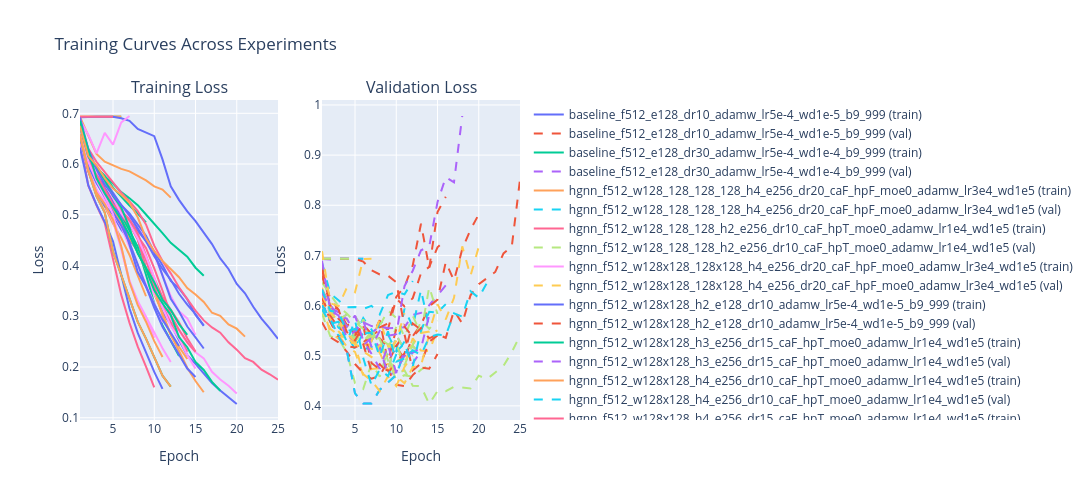
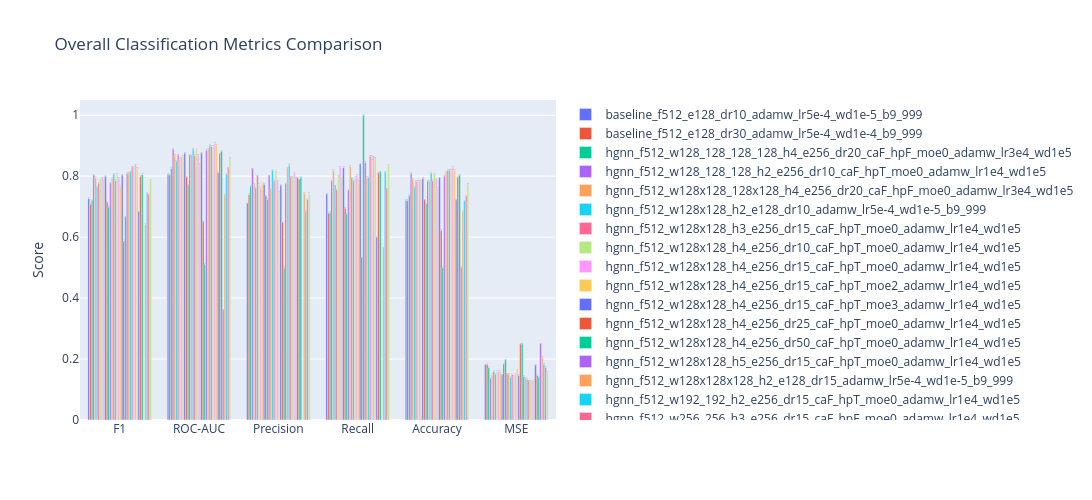
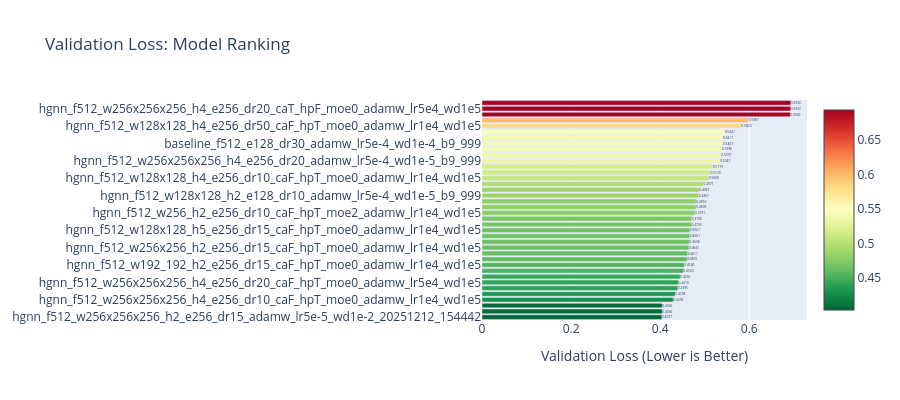

The cell these charts' notebook holds for them, in order:
### Markdown cell above
## 11. Results Analysis and Visualization

### Code cell
# ============================================
# Fashion Classification Model: Metrics Analysis Function
# ============================================

import json
from pathlib import Path
import pandas as pd
import numpy as np
import plotly.graph_objects as go
from plotly.subplots import make_subplots

def analyze_classification_models(parent_folder: str):
    """
    Generate comprehensive metrics graphs and summaries for classification models.
    
    Args:
        parent_folder: Path to parent folder containing experiment subdirectories
    
    Returns:
        dict: all_experiments with loaded data from all folders
    
    Generates files in 'parent_folder/comparison/' folder:
        - training_curves.html & .png: Train/Val loss across experiments
        - metrics_comparison.html & .png: Overall metrics (F1, ROC-AUC, Precision, Recall, etc)
        - val_loss_ranking.html & .png: Model ranking by validation loss
        - classification_metrics_summary.csv: Summary table of all metrics
    """
    
    parent_dir = Path(parent_folder)
    outputs_dir = parent_dir / "comparison"
    outputs_dir.mkdir(parents=True, exist_ok=True)
    
    exp_dirs = sorted([d for d in parent_dir.iterdir() if d.is_dir() and d.name != "comparison"])
    
    if not exp_dirs:
        print(f"❌ No experiment folders found in {parent_folder}")
        return {}
    
    print(f"Found {len(exp_dirs)} experiments:")
    for d in exp_dirs:
        print(f"  - {d.name}")
    
    # Load all experiment data
    all_experiments = {}
    for exp_dir in exp_dirs:
        try:
            with open(exp_dir / "history.json") as f:
                history = json.load(f)
            with open(exp_dir / "metrics.json") as f:
                metrics = json.load(f)
            with open(exp_dir / "summary.json") as f:
                summary = json.load(f)
            all_experiments[exp_dir.name] = {
                "history": history,
                "metrics": metrics,
                "summary": summary
            }
        except Exception as e:
            print(f"  ⚠️  Error loading {exp_dir.name}: {e}")
    
    print(f"\n✅ Loaded {len(all_experiments)} experiments successfully\n")
    
    # ===== Plot training curves =====
    print("📊 Generating training curves...")
    fig = make_subplots(
        rows=1, cols=2,
        subplot_titles=("Training Loss", "Validation Loss"),
        specs=[[{"secondary_y": False}, {"secondary_y": False}]]
    )
    
    for exp_name, data in all_experiments.items():
        hist = data["history"]
        epochs = list(range(1, len(hist["train_loss"]) + 1))
        
        fig.add_trace(
            go.Scatter(
                x=epochs,
                y=hist["train_loss"],
                mode="lines",
                name=f"{exp_name} (train)",
                line=dict(width=2)
            ),
            row=1, col=1
        )
        
        if "val_loss" in hist:
            fig.add_trace(
                go.Scatter(
                    x=epochs,
                    y=hist["val_loss"],
                    mode="lines",
                    name=f"{exp_name} (val)",
                    line=dict(width=2, dash="dash")
                ),
                row=1, col=2
            )
    
    fig.update_xaxes(title_text="Epoch", row=1, col=1)
    fig.update_xaxes(title_text="Epoch", row=1, col=2)
    fig.update_yaxes(title_text="Loss", row=1, col=1)
    fig.update_yaxes(title_text="Loss", row=1, col=2)
    fig.update_layout(height=500, width=1400, title_text="Training Curves Across Experiments")
    fig.write_html(str(outputs_dir / "training_curves.html"))
    fig.write_image(str(outputs_dir / "training_curves.png"), width=1400, height=500)
    fig.write_image(str(outputs_dir / "training_curves.jpg"), width=1400, height=500)
    fig.show()
    print("  ✅ Saved: training_curves.html, training_curves.png, training_curves.jpg")
    
    # ===== Metrics comparison =====
    print("\n📊 Generating overall metrics comparison...")
    fig = go.Figure()
    
    metric_names = ["F1", "ROC-AUC", "Precision", "Recall", "Accuracy", "MSE"]
    
    for exp_name, data in all_experiments.items():
        metrics = data["metrics"]
        
        f1 = metrics.get("f1", 0)
        roc_auc = metrics.get("roc_auc", 0)
        precision = metrics.get("precision", 0)
        recall = metrics.get("recall", 0)
        accuracy = metrics.get("accuracy", 0)
        mse = metrics.get("mse", 0)
        
        fig.add_trace(go.Bar(
            name=exp_name,
            x=metric_names,
            y=[f1, roc_auc, precision, recall, accuracy, mse],
            text=[f"{v:.3f}" for v in [f1, roc_auc, precision, recall, accuracy, mse]],
            textposition="auto"
        ))
    
    fig.update_layout(
        title="Overall Classification Metrics Comparison",
        barmode="group",
        height=500,
        width=1200,
        yaxis_title="Score",
        yaxis=dict(range=[0, 1.05])
    )
    fig.write_html(str(outputs_dir / "metrics_comparison.html"))
    fig.write_image(str(outputs_dir / "metrics_comparison.png"), width=1200, height=500)
    fig.write_image(str(outputs_dir / "metrics_comparison.jpg"), width=1200, height=500)
    fig.show()
    print("  ✅ Saved: metrics_comparison.html, metrics_comparison.png, metrics_comparison.jpg")
    
    # ===== Create comprehensive summary table =====
    print("\n📊 Creating summary table...")
    summary_rows = []
    for exp_name, data in all_experiments.items():
        metrics = data["metrics"]
        
        row = {"experiment": exp_name}
        row["val_loss"] = metrics.get("val_loss", 0)
        row["mse"] = metrics.get("mse", 0)
        row["roc_auc"] = metrics.get("roc_auc", 0)
        row["f1"] = metrics.get("f1", 0)
        row["accuracy"] = metrics.get("accuracy", 0)
        row["precision"] = metrics.get("precision", 0)
        row["recall"] = metrics.get("recall", 0)
        row["avg_score"] = metrics.get("avg_score", 0)
        row["tp"] = metrics.get("tp", 0)
        row["fp"] = metrics.get("fp", 0)
        row["tn"] = metrics.get("tn", 0)
        row["fn"] = metrics.get("fn", 0)
        
        summary_rows.append(row)
    
    summary_df = pd.DataFrame(summary_rows)
    summary_df = summary_df.round(4)
    
    print("\n" + "="*160)
    print("COMPREHENSIVE METRICS SUMMARY")
    print("="*160)
    print(summary_df.to_string(index=False))
    print("="*160)
    
    summary_df.to_csv(str(outputs_dir / "classification_metrics_summary.csv"), index=False)
    print("  ✅ Saved: classification_metrics_summary.csv")
    
    # ===== Validation Loss Ranking =====
    print("\n📊 Generating validation loss ranking...")
    val_loss_data = [(exp_name, all_experiments[exp_name]["metrics"].get("val_loss", float('inf'))) 
                      for exp_name in all_experiments.keys()]
    val_loss_data.sort(key=lambda x: x[1])
    
    fig_loss = go.Figure(go.Bar(
        y=[name for name, _ in val_loss_data],
        x=[loss for _, loss in val_loss_data],
        orientation='h',
        text=[f"{loss:.4f}" for _, loss in val_loss_data],
        textposition='auto',
        marker=dict(
            color=[loss for _, loss in val_loss_data],
            colorscale='RdYlGn_r',
            showscale=True
        )
    ))
    
    fig_loss.update_layout(
        title="Validation Loss: Model Ranking",
        xaxis_title="Validation Loss (Lower is Better)",
        height=400,
        width=900,
        showlegend=False
    )
    fig_loss.write_html(str(outputs_dir / "val_loss_ranking.html"))
    fig_loss.write_image(str(outputs_dir / "val_loss_ranking.png"), width=900, height=400)
    fig_loss.write_image(str(outputs_dir / "val_loss_ranking.jpg"), width=900, height=400)
    fig_loss.show()
    print("  ✅ Saved: val_loss_ranking.html, val_loss_ranking.png, val_loss_ranking.jpg")
    
    # ===== Average metrics summary =====
    print("\n" + "="*100)
    print("AVERAGE METRICS ACROSS ALL MODELS")
    print("="*100)
    
    avg_f1 = np.mean([all_experiments[e]["metrics"].get("f1", 0) for e in all_experiments.keys()])
    avg_roc_auc = np.mean([all_experiments[e]["metrics"].get("roc_auc", 0) for e in all_experiments.keys()])
    avg_precision = np.mean([all_experiments[e]["metrics"].get("precision", 0) for e in all_experiments.keys()])
    avg_recall = np.mean([all_experiments[e]["metrics"].get("recall", 0) for e in all_experiments.keys()])
    avg_accuracy = np.mean([all_experiments[e]["metrics"].get("accuracy", 0) for e in all_experiments.keys()])
    avg_mse = np.mean([all_experiments[e]["metrics"].get("mse", 0) for e in all_experiments.keys()])
    avg_val_loss = np.mean([all_experiments[e]["metrics"].get("val_loss", 0) for e in all_experiments.keys()])
    
    print(f"F1 Score: {avg_f1:.4f} | ROC-AUC: {avg_roc_auc:.4f} | Precision: {avg_precision:.4f}")
    print(f"Recall: {avg_recall:.4f} | Accuracy: {avg_accuracy:.4f}")
    print(f"MSE: {avg_mse:.4f} | Validation Loss: {avg_val_loss:.4f}")
    print("="*100)
    
    return all_experiments

# Example usage:
all_experiments = analyze_classification_models(r"C:\TFM\APP\ml_pipeline\experiments_fashion_score")
